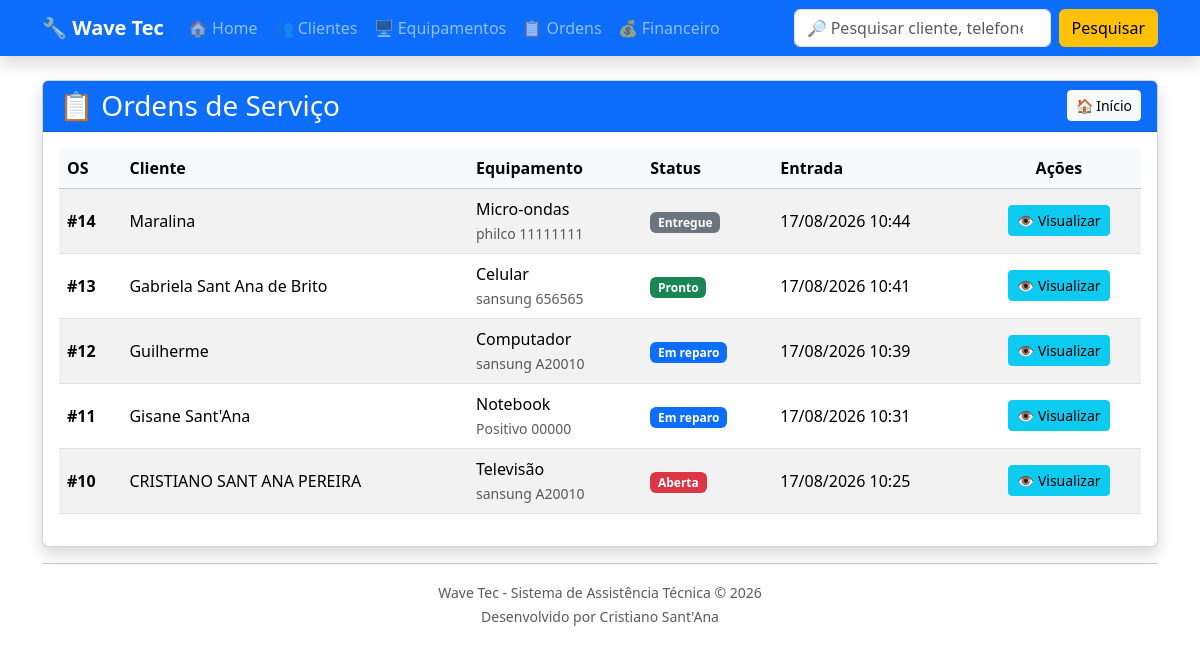
The app's page /ordens/, older data.
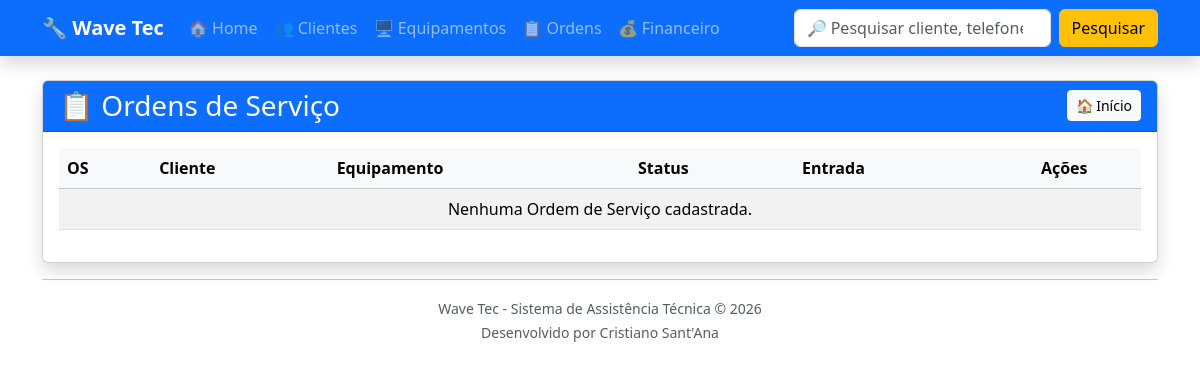
The same page, newer data.
### ordens/models.py (models this page shows, shortened)
class OrdemServico(models.Model):
    STATUS = [
        ("ABERTA", "Aberta"),
        ("EM_ANALISE", "Em análise"),
        ("AGUARDANDO_PECA", "Aguardando peça"),
        ("EM_REPARO", "Em reparo"),
        ("PRONTO", "Pronto"),
        ("SEM_CONSERTO", "Sem conserto"),
        ("ENTREGUE", "Entregue"),
    ]
    equipamento_cadastrado = models.ForeignKey(
        Equipamento,
        on_delete=models.CASCADE,
        related_name="ordens"
    )
    data_abertura = models.DateTimeField(
        auto_now_add=True
    )
    defeito = models.TextField()
    acessorios = models.TextField(
        blank=True
    )
    observacoes = models.TextField(
        blank=True
    )
    reparo = models.TextField(
        blank=True
    )
    valor = models.DecimalField(
        max_digits=10,
        decimal_places=2,
        default=0
    )
    forma_pagamento = models.CharField(
        max_length=30,
        blank=True
    )
    status = models.CharField(
        max_length=20,
        choices=STATUS,
        default="ABERTA"
    )
    @property
    def cliente(self):
        return self.equipamento_cadastrado.cliente

### equipamentos/models.py (models this page shows, shortened)
class Equipamento(models.Model):
    TIPOS = [
        ("TV", "Televisão"),
        ("NOTE", "Notebook"),
        ("PC", "Computador"),
        ("CEL", "Celular"),
        ("SOM", "Som"),
        ("MICRO", "Micro-ondas"),
        ("OUTRO", "Outro"),
    ]
    cliente = models.ForeignKey(
        Cliente,
        on_delete=models.CASCADE
    )
    tipo = models.CharField(
        max_length=20,
        choices=TIPOS
    )
    marca = models.CharField(
        max_length=50
    )
    modelo = models.CharField(
        max_length=50
    )
    numero_serie = models.CharField(
        max_length=100,
        blank=True
    )
    acessorios = models.TextField(
        blank=True
    )
    garantia = models.BooleanField(
        default=False
    )
    data_entrada = models.DateField(
        auto_now_add=True
    )
    status = models.CharField(
        max_length=30,
        default="Em análise"
    )

### clientes/models.py (models this page shows, shortened)
class Cliente(models.Model):
    nome = models.CharField(max_length=100)
    telefone = models.CharField(max_length=20)
    endereco = models.CharField(max_length=200)

### ordens/views.py (the view)
def lista_ordens(request):
    status = request.GET.get("status")
    ordens = OrdemServico.objects.all()
    if status:
        ordens = ordens.filter(
            status=status
        )
    ordens = ordens.order_by("-id")
    return render(
        request,
        "ordens/lista_ordens.html",
        {
            "ordens": ordens,
            "status_filtro": status,
        }
    )

### ordens/templates/ordens/lista_ordens.html (shortened to what this page needs)
{% extends "base.html" %}
{% block content %}
<div class="card shadow">
    <div class="card-header bg-primary text-white">
        <div class="d-flex justify-content-between align-items-center">
            <h3 class="mb-0">
                📋 Ordens de Serviço
            </h3>
            <a href="/" class="btn btn-light btn-sm">
                🏠 Início
            </a>
        </div>
    </div>
    <div class="card-body">
        <table class="table table-striped table-hover align-middle">
            <thead class="table-light">
                <tr>
                    <th>OS</th>
                    <th>Cliente</th>
                    <th>Equipamento</th>
                    <th>Status</th>
                    <th>Entrada</th>
                    <th class="text-center">Ações</th>
                </tr>
            </thead>
            <tbody>
                {% for ordem in ordens %}
                <tr>
                    <td>
                        <strong>#{{ ordem.id }}</strong>
                    </td>
                    <td>
                        {{ ordem.cliente.nome }}
                    </td>
                    <td>
                        {{ ordem.equipamento_cadastrado.get_tipo_display }}
                        <br>
                        <small class="text-muted">
                            {{ ordem.equipamento_cadastrado.marca }}
                            {{ ordem.equipamento_cadastrado.modelo }}
                        </small>
                    </td>
                    <td>
                        {% if ordem.status == "ABERTA" %}
                            <span class="badge bg-danger">
                                Aberta
                            </span>
                        {% elif ordem.status == "EM_ANALISE" %}
                            <span class="badge bg-warning text-dark">
                                Em análise
                            </span>
                        {% elif ordem.status == "AGUARDANDO_PECA" %}
                            <span class="badge bg-info text-dark">
                                Aguardando peça
                            </span>
                        {% elif ordem.status == "EM_REPARO" %}
                            <span class="badge bg-primary">
                                Em reparo
                            </span>
                        {% elif ordem.status == "PRONTO" %}
                            <span class="badge bg-success">
                                Pronto
                            </span>
                        {% elif ordem.status == "SEM_CONSERTO" %}
                            <span class="badge bg-dark">
                                Sem conserto
                            </span>
                        {% elif ordem.status == "ENTREGUE" %}
                            <span class="badge bg-secondary">
                                Entregue
                            </span>
                        {% else %}
                            <span class="badge bg-light text-dark">
                                {{ ordem.get_status_display }}
                            </span>
                        {% endif %}
                    </td>
                    <td>
                        {{ ordem.data_abertura|date:"d/m/Y H:i" }}
                    </td>
                    <td class="text-center">
                        <a
                            href="{% url 'detalhe_ordem' ordem.id %}"
                            class="btn btn-info btn-sm">
                            👁 Visualizar
                        </a>
                    </td>
                </tr>
                {% empty %}
                <tr>
                    <td colspan="6" class="text-center">
                        Nenhuma Ordem de Serviço cadastrada.
                    </td>
                </tr>
                {% endfor %}
            </tbody>
        </table>
    </div>
</div>
{% endblock %}

Row changes from the older to the newer data that the page shows:
removed OrdemServico: id "14", cliente.nome "Maralina", equipamento_cadastrado.tipo "Micro-ondas", equipamento_cadastrado.marca "philco", equipamento_cadastrado.modelo "11111111", status "Entregue", data_abertura "17/08/2026 10:44"
removed OrdemServico: id "13", cliente.nome "Gabriela Sant Ana de Brito", equipamento_cadastrado.tipo "Celular", equipamento_cadastrado.marca "sansung", equipamento_cadastrado.modelo "656565", status "Pronto", data_abertura "17/08/2026 10:41"
removed OrdemServico: id "12", cliente.nome "Guilherme", equipamento_cadastrado.tipo "Computador", equipamento_cadastrado.marca "sansung", equipamento_cadastrado.modelo "A20010", status "Em reparo", data_abertura "17/08/2026 10:39"
removed OrdemServico: id "11", cliente.nome "Gisane Sant'Ana", equipamento_cadastrado.tipo "Notebook", equipamento_cadastrado.marca "Positivo", equipamento_cadastrado.modelo "00000", status "Em reparo", data_abertura "17/08/2026 10:31"
removed OrdemServico: id "10", cliente.nome "CRISTIANO SANT ANA PEREIRA", equipamento_cadastrado.tipo "Televisão", equipamento_cadastrado.marca "sansung", equipamento_cadastrado.modelo "A20010", status "Aberta", data_abertura "17/08/2026 10:25"
Text that changed along with them:
text now shown: "Nenhuma Ordem de Serviço cadastrada."
